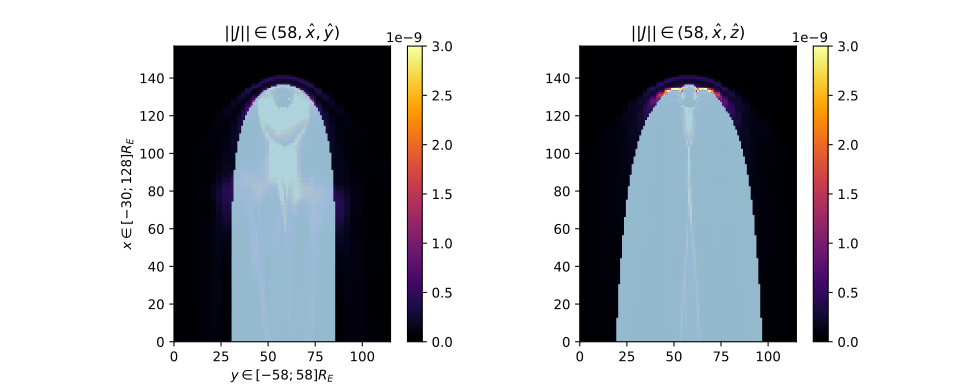

Write Python code to recreate this figure.
import numpy as np
import matplotlib.pyplot as plt

from gorgon import Me25, import_from

import sys

if len(sys.argv) < 2:
    print("No Run path given!")
    exit(1)

filepath = sys.argv[1]

J_norm = import_from(f"{filepath}/J_norm_processed_real.txt")
saturation = 3e-9


theta = np.linspace(0, np.pi*0.99, 100)

earth_pos = [29.75, 58, 58]

fig, axes = plt.subplots(1, 2)

fig.set_figwidth(10)
fig.set_figheight(4)

############### ME25

with open(f"{filepath}/params.txt", "r") as f:
    params = np.array( f.readline().split(","), dtype=np.float32 )


X, Y, Z = np.meshgrid(
    np.arange( J_norm.shape[0] ),
    np.arange( J_norm.shape[1] ),
    np.arange( J_norm.shape[2] ),
    indexing='ij'
)

X = earth_pos[0] - X
Y -= earth_pos[1]
Z -= earth_pos[2]

R = np.sqrt( X*X + Y*Y + Z*Z )
Theta = np.arccos( X / np.maximum(1, R) )
Phi = np.arccos( Z / np.maximum(1, np.sqrt( Y*Y + Z*Z )) )
Phi = Phi * (Y>0) - Phi*(Y<=0)
predictedR = Me25( params, Theta, Phi )

Mask = R <= predictedR


### vmax
# B: 1e-7
# J: 5e-10
# V: None


index = 58


J_xy = axes[0].imshow(J_norm[:,:,index], cmap="inferno", vmin=0, vmax=saturation)
plt.colorbar(J_xy, ax=axes[0])
J_xy = axes[0].imshow(np.ones_like(J_norm[:,:,index]), alpha=0.8*Mask[:,:,index], cmap="Paired")
axes[0].set_title(fr"$||J|| \in ({index},\hat x, \hat y)$")
axes[0].set(ylabel=r"$x \in [-30; 128] R_E$", xlabel=r"$y \in [-58; 58] R_E$")

J_xz = axes[1].imshow(J_norm[:,index,:], cmap="inferno", vmin=0, vmax=saturation)
plt.colorbar(J_xz, ax=axes[1])
J_xy = axes[1].imshow(np.ones_like(J_norm[:,index,:]), alpha=0.8*Mask[:,index,:], cmap="Paired")
axes[1].set_title(fr"$||J|| \in ({index},\hat x, \hat z)$")




plt.savefig("guess.svg")
